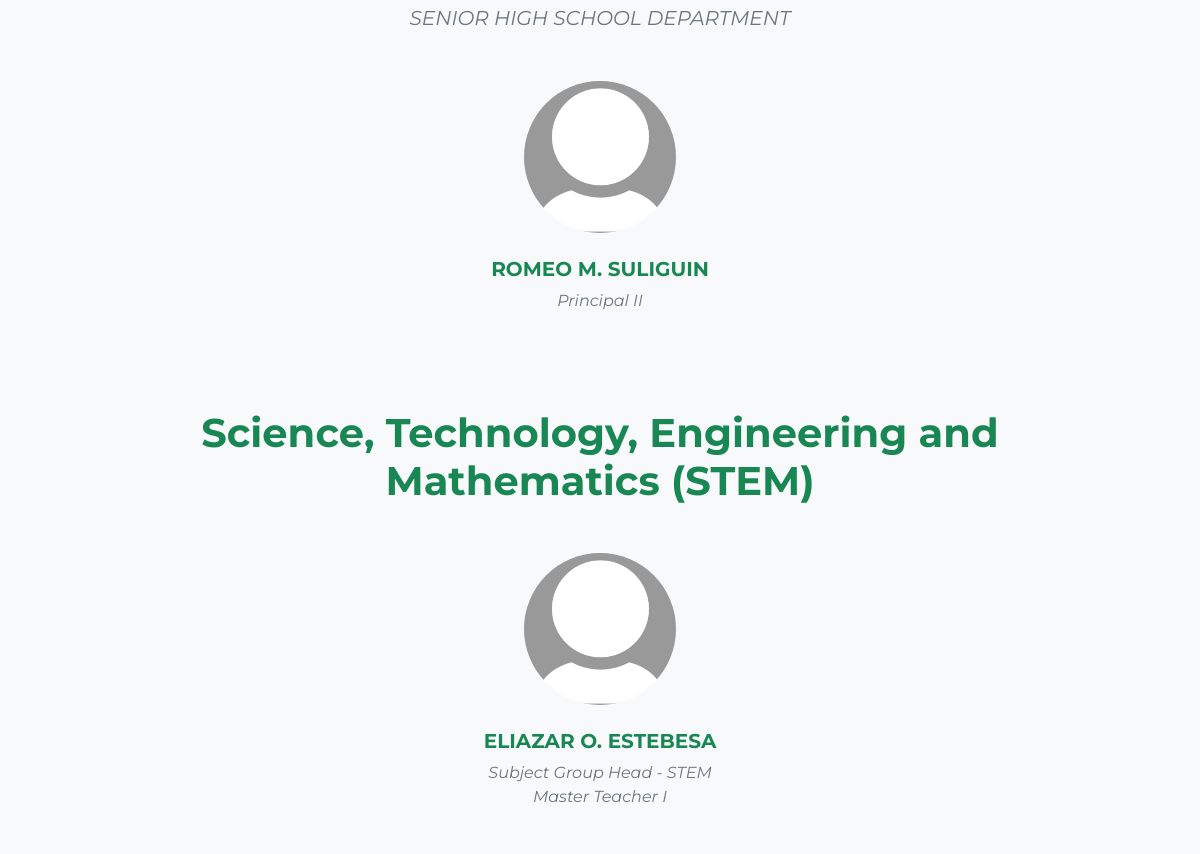
The page /about.php (middle part) on the database as committed earlier.
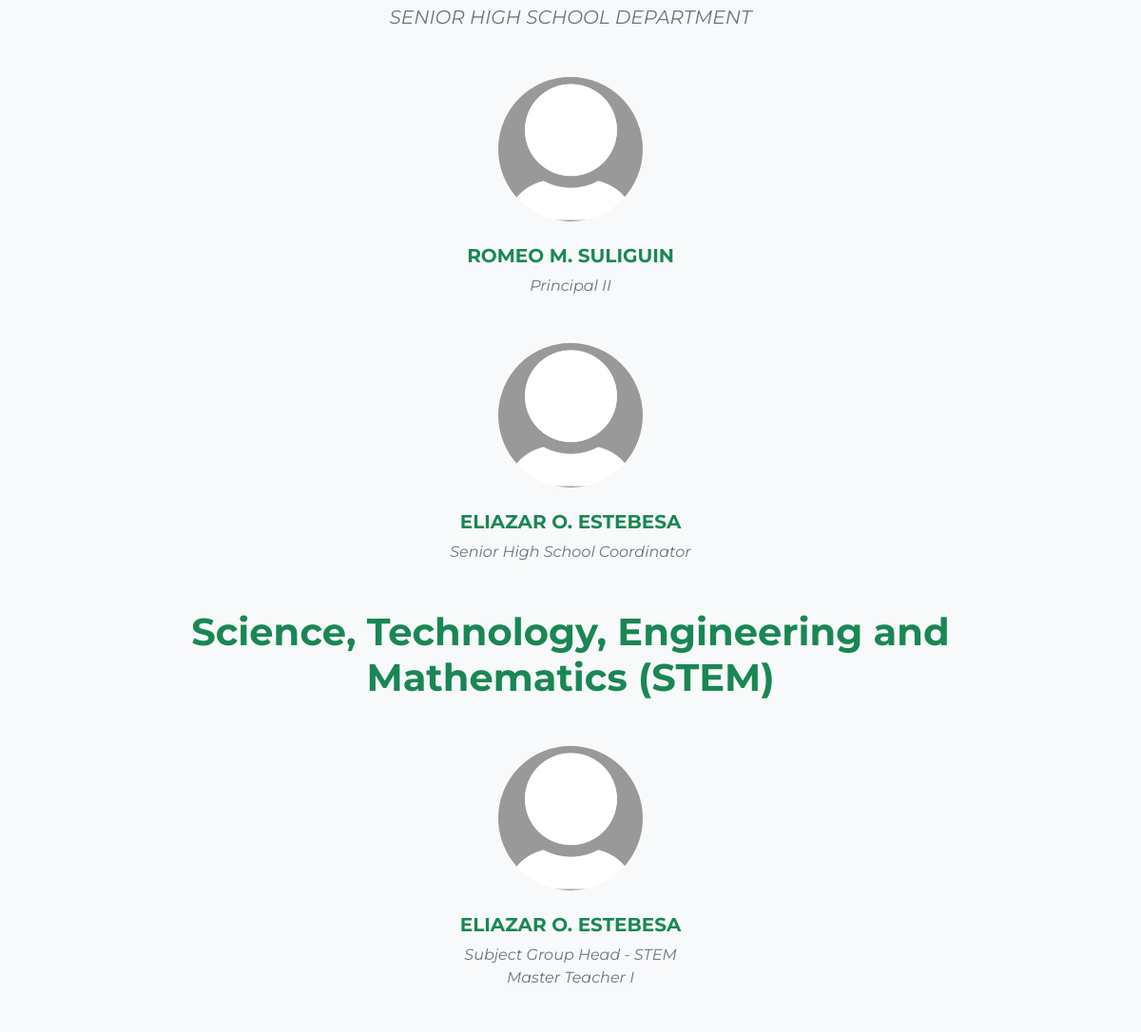
The same page on the database as committed later.
### tables this page shows
CREATE TABLE `faculty` (
  `id` int(11) NOT NULL,
  `firstName` varchar(255) NOT NULL,
  `middleName` varchar(255) DEFAULT NULL,
  `lastName` varchar(255) NOT NULL,
  `position` varchar(255) NOT NULL,
  `rank` varchar(100) NOT NULL,
  `track` varchar(100) NOT NULL,
  `type` enum('Principal','Teacher','Subject Group Head','Senior High School Coordinator') NOT NULL,
  `picture` varchar(255) NOT NULL
);

### about.php (the view, shortened to what this page needs)
<!DOCTYPE html>
<html lang="en">
<head>
    <link href="https://cdn.jsdelivr.net/npm/bootstrap-icons@1.5.0/font/bootstrap-icons.css" rel="stylesheet" />
    <link rel="stylesheet" href="https://cdnjs.cloudflare.com/ajax/libs/animate.css/4.1.1/animate.min.css" />
    <link href="css/styles.css" rel="stylesheet" />
    <link href="css/style.css" rel="stylesheet" />
    <link href="https://unpkg.com/aos@2.3.1/dist/aos.css" rel="stylesheet">
</head>
<body class="d-flex flex-column">
    <main class="flex-shrink-0">
        <section class="py-5 py-5 bg-light" data-aos="fade-up" data-aos-anchor-placement="top-bottom">
            <div class="container px-5 my-5">
                <div class="text-center" data-aos="fade-up">
                    <p class="lead fw-normal text-muted mb-5 fst-italic">SENIOR HIGH SCHOOL DEPARTMENT</p>
                </div>
                <div class="row gx-5 row-cols-1 row-cols-sm-2 row-cols-xl-3 justify-content-center mb-5" data-aos="fade-up">
                    <div class="col mb-5 mb-5 mb-xl-0">
                        <div class="text-center">
                            <?php
                            include 'conn.php';
                            $query = "SELECT * FROM faculty WHERE type='Principal'";
                            $query_run = mysqli_query($conn, $query);
                            while ($items = mysqli_fetch_array($query_run)) {
                                if ($items['picture']) {
                                    $picture = $items['picture'];
                                } else {
                                    $picture = 'default-profile-pic.jpg';
                                }
                                echo '<div class="col-auto">';
                                echo '<div class="col text-center">';
                                if (!empty($picture)) {
                                    echo '<img class="img-fluid rounded-circle mb-4 px-4" src="' . $picture . '" alt="Profile Picture" width="200">';
                                } else {
                                    echo '<img class="rounded-circle border border-warning mb-2" src="default-profile-pic.jpg" alt="Profile Picture" width="150">';
                                }
                                echo '</div>';
                                echo '<h5 class="fw-bolder text-success text-uppercase">' . $items['firstName'] . ' ' . $items['middleName'] . '. ' . $items['lastName'] . '</h5>';
                                echo '<div class="fst-italic text-muted">' . $items['position'] . '</div>';
                                echo '</div>';
                            }
                            ?>
                        </div>
                    </div>
                </div>
                <div class="row gx-5 row-cols-1 row-cols-sm-2 row-cols-xl-3 justify-content-center mb-5" data-aos="fade-up">
                    <div class="col mb-5 mb-5 mb-xl-0">
                        <div class="text-center">
                            <?php
                            include 'conn.php';
                            $query = "SELECT * FROM faculty WHERE type='Senior High School Coordinator'";
                            $query_run = mysqli_query($conn, $query);
                            while ($items = mysqli_fetch_array($query_run)) {
                                if ($items['picture']) {
                                    $picture = $items['picture'];
                                } else {
                                    $picture = 'default-profile-pic.jpg';
                                }
                                echo '<div class="col-auto">';
                                echo '<div class="col text-center">';
                                if (!empty($picture)) {
                                    echo '<img class="img-fluid rounded-circle mb-4 px-4" src="' . $picture . '" alt="Profile Picture" width="200">';
                                } else {
                                    echo '<img class="rounded-circle border border-warning mb-2" src="default-profile-pic.jpg" alt="Profile Picture" width="150">';
                                }
                                echo '</div>';
                                echo '<h5 class="fw-bolder text-success text-uppercase">' . $items['firstName'] . ' ' . $items['middleName'] . '. ' . $items['lastName'] . '</h5>';
                                echo '<div class="fst-italic text-muted">' . $items['type'] . '</div>';
                                echo '</div>';
                            }
                            ?>
                        </div>
                    </div>
                </div>
                <div class="text-center" data-aos="fade-up">
                    <h1 class="fw-bolder display-7 text-success mb-5">Science, Technology, Engineering and Mathematics (STEM)</h1>
                </div>
                <div class="row gx-5 row-cols-1 row-cols-sm-2 row-cols-xl-3 justify-content-center mb-5" data-aos="fade-up">
                    <div class="col mb-5 mb-5 mb-xl-0">
                        <div class="text-center">
                            <?php
                            include 'conn.php';
                            $query = "SELECT * FROM faculty WHERE type='Subject Group Head' AND track='STEM'";
                            $query_run = mysqli_query($conn, $query);
                            while ($items = mysqli_fetch_array($query_run)) {
                                if ($items['picture']) {
                                    $picture = $items['picture'];
                                } else {
                                    $picture = 'default-profile-pic.jpg';
                                }
                                echo '<div class="col-auto">';
                                echo '<div class="col text-center">';
                                if (!empty($picture)) {
                                    echo '<img class="img-fluid rounded-circle mb-4 px-4" src="' . $picture . '" alt="Profile Picture" width="200">';
                                } else {
                                    echo '<img class="rounded-circle border border-warning mb-2" src="default-profile-pic.jpg" alt="Profile Picture" width="150">';
                                }
                                echo '</div>';
                                echo '<h5 class="fw-bolder text-success text-uppercase">' . $items['firstName'] . ' ' . $items['middleName'] . '. ' . $items['lastName'] . '</h5>';
                                echo '<div class="fst-italic text-muted">' . $items['type'] . ' - ' . $items['track'] . '</div>';
                                echo '<div class="fst-italic text-muted">' . $items['position'] . '</div>';
                                echo '</div>';
                            }
                            ?>
                        </div>
                    </div>
                </div>
                <div class="d-flex flex-wrap mb-5 row g-5 justify-content-center" data-aos="fade-up">
                </div>
            </div>
        </section>
    </main>
</body>
</html>

### css/style.css (style rules this page uses)
* { margin: 0; padding: 0; font-family: 'Montserrat', sans-serif; }

Rows that differ between the two databases and show on the page:
now on this page (row edited): faculty: firstName "ELIAZAR", middleName "O", lastName "ESTEBESA", type "Senior High School Coordinator"
